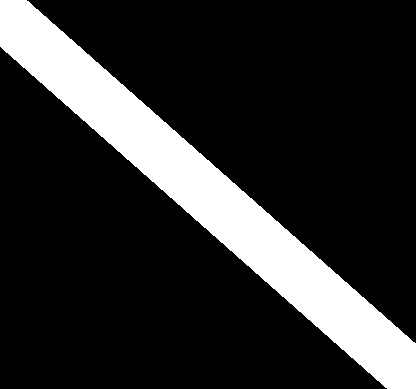
#> input picture ImageProcessing/TestImages/Test4.png, 416 x 389 px, found by its file name
$ python ImageProcessing.py
#> lines starting #> are read from the running program, lines starting #| are printed output that depends on the picture; after the words box and inside, x2 and y2 are one past the last pixel; in counts of white or black regions, pixels touching at a corner belong together
from PIL import Image
import numpy as np
import math

def compute_weighted_centroid(lightnesses):
    num_elements = lightnesses.shape
    x = np.arange(num_elements[0])
    is_white = lightnesses > 130
    num_white = sum(is_white)
    weighted = np.multiply(is_white,x)
    np.savetxt('weight.txt', weighted)
    if num_white == 0:
        return -1
    else:
        flt_centroid = sum(is_white * x)/num_white

    if flt_centroid == 0.0:
         return -1
    else:
        return int(flt_centroid)


img = Image.open('C:/Users/Hannah/Documents/Hackspace/CameraPic/Test4.png')
#> img is the input picture: PIL image 416x389 RGB; 17.7% white; 1 white region, box (x1, y1, x2, y2) and area: (0, 0, 416, 389) 28698
#img = Image.open('C:/Users/Hannah/Documents/Hackspace/CameraPic/greentriangle.jpg')

img = img.convert('L')
print("Size of image is:")
print(img.format, img.size, img.mode)
#| None (416, 389) L

pixels = np.asarray(img)
width, height = img.size
#> width = 416; height = 389

average_index_rows = []
average_index_rows.append(int(width/2))
average_index_cols = []
average_index_cols.append(int(height/2))

count = 0
for cc in range(int(width/2), width):
    min_index = max(0, average_index_cols[count] - 10000)
    max_index = min(height, average_index_cols[count] + 10000)
    count += 1
    sub_array = pixels[min_index:max_index, cc]
    next_centroid = compute_weighted_centroid((sub_array))
    average_index_cols.append(next_centroid)
#> this loop made 208 passes
#> (num_white in compute_weighted_centroid, flt_centroid in compute_weighted_centroid, next_centroid) on passes 1 to 3: (71, 195, 195), (71, 196, 196), (71, 197, 197)
#> after the loop, average_index_cols = 209 values from 194 to 365; count = 208

count = 0
for rr in range(int(height/2), height):
    min_index = max(0, average_index_rows[count]-10000)
    max_index = min(height, average_index_rows[count]+10000)
    count += 1
    sub_array = pixels[ rr, min_index:max_index]
    next_centroid = compute_weighted_centroid((sub_array))
    average_index_rows.append(next_centroid)
#> this loop made 195 passes
#> (num_white in compute_weighted_centroid, flt_centroid in compute_weighted_centroid, next_centroid) on passes 1 to 3: (80, 206.5, 206), (80, 207.5, 207), (80, 208.5, 208)

img = img.convert('RGB')
img_pixel = img.load()

for cc in range(1, len(average_index_cols)):
    if average_index_cols[cc] != -1:
        current_average_pixel = average_index_cols[cc]

        for pixel in range(-3,3):
            if (current_average_pixel+pixel > 0) and (current_average_pixel+pixel < width):
                img_pixel[ int(width/2)+cc-1 ,current_average_pixel+pixel] = (10,255,10)

for rr in range(1, len(average_index_rows)):
    if average_index_rows[rr] != -1:
        current_average_pixel = average_index_rows[rr]
        for pixel in range(-3,3):
            if (current_average_pixel+pixel > 0) and (current_average_pixel+pixel < height):
                index = int(height/2)+rr-1
                img_pixel[current_average_pixel+pixel, int(height/2)+rr-1] = (255,10,10)

img.show()
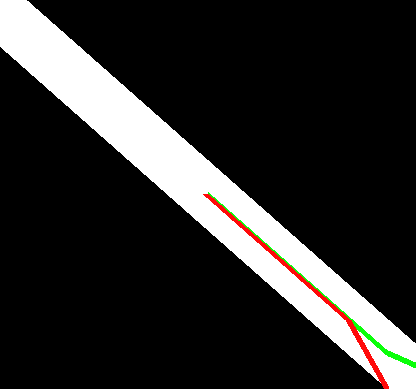
#> shown: PIL image 416x389 RGB; mean R, G, B 44.3, 43.5, 42.5
